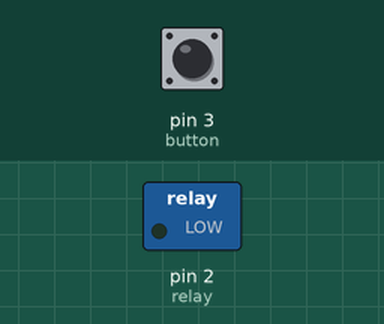
Recording of a sketch running on a simulated Arduino Uno, built with avr-gcc and run on an emulated ATmega328P. On the bench: switched loads named in the sketch (green lamp = pin HIGH). Inputs (shaded band) come from the test bench; at power-on: pin 3 (button) HIGH.

Above: at 1.2 s.
1.3 s: pin 3 (button) pulled LOW for 0.15 s
At 1.37 s:
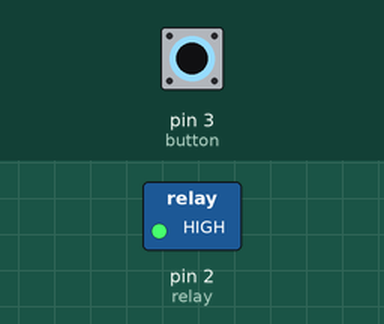
2.9 s: pin 3 (button) pulled LOW for 3.2 s
At 7.5 s:
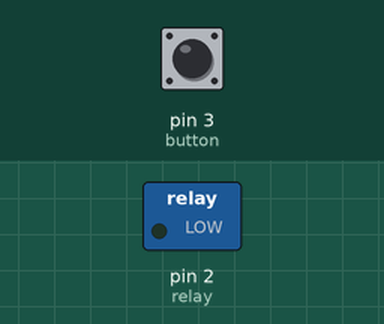
Timing chart, 0 to 9.0 s (numbered marks = the images above; inputs shaded):
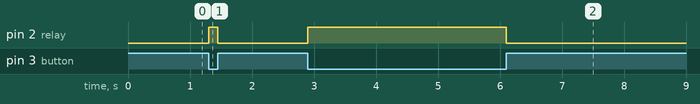

Measured:
- after the input at 1.3 s, pin 2 (relay): LOW → HIGH at once, → LOW 0.15 s later
- after the input at 2.9 s, pin 2 (relay): LOW → HIGH at once, → LOW 3.2 s later

The sketch:

Relay.ino
```cpp
int relay = 2;
int button = 3;
int button_state = 0;

void setup() {
  pinMode(relay, OUTPUT);
  pinMode(button, INPUT_PULLUP);
}

void loop() {
  button_state = digitalRead(button);
  if(button_state == LOW)
    digitalWrite(relay, HIGH);
  else
    digitalWrite(relay, LOW);
}
```
